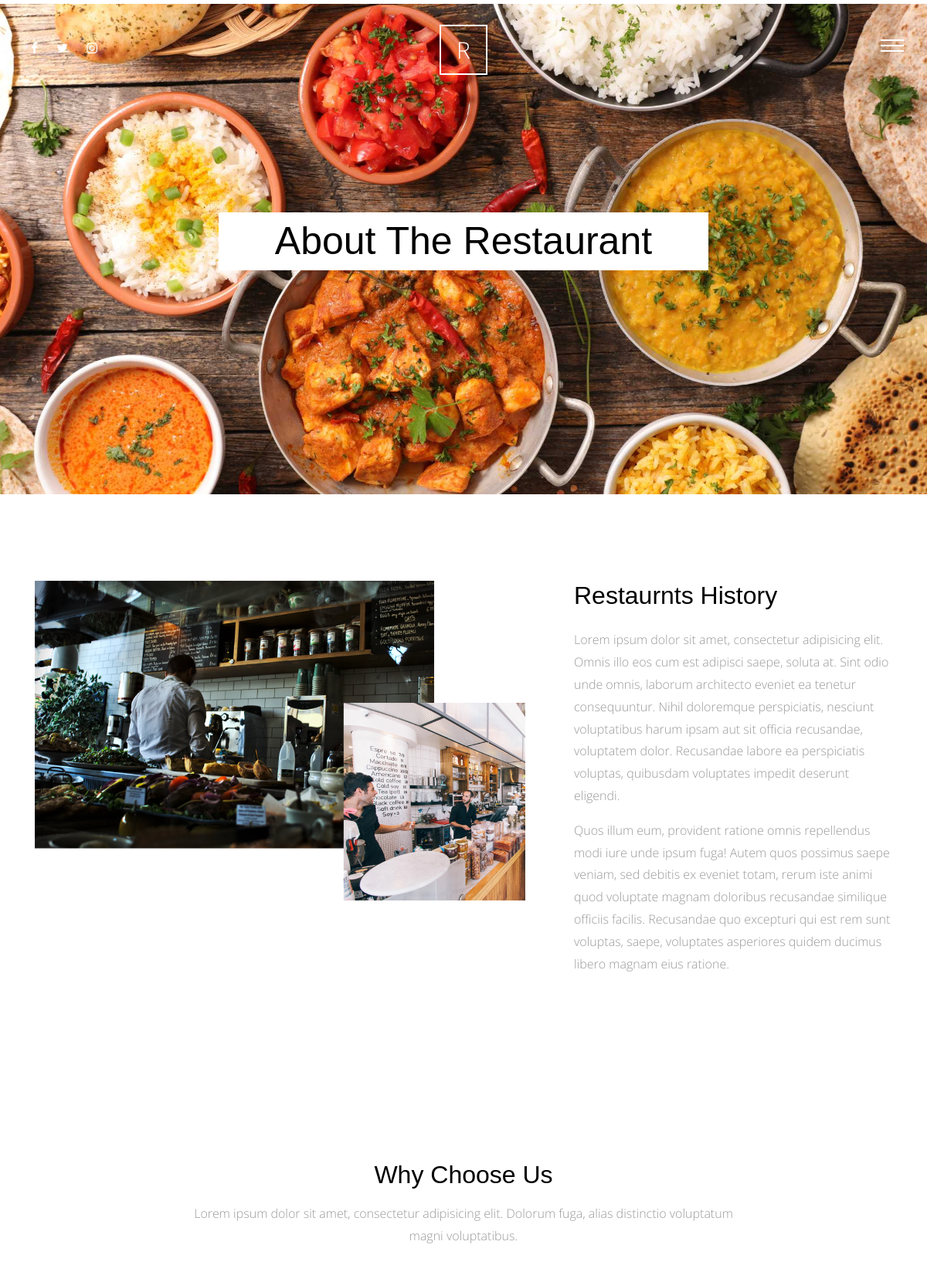
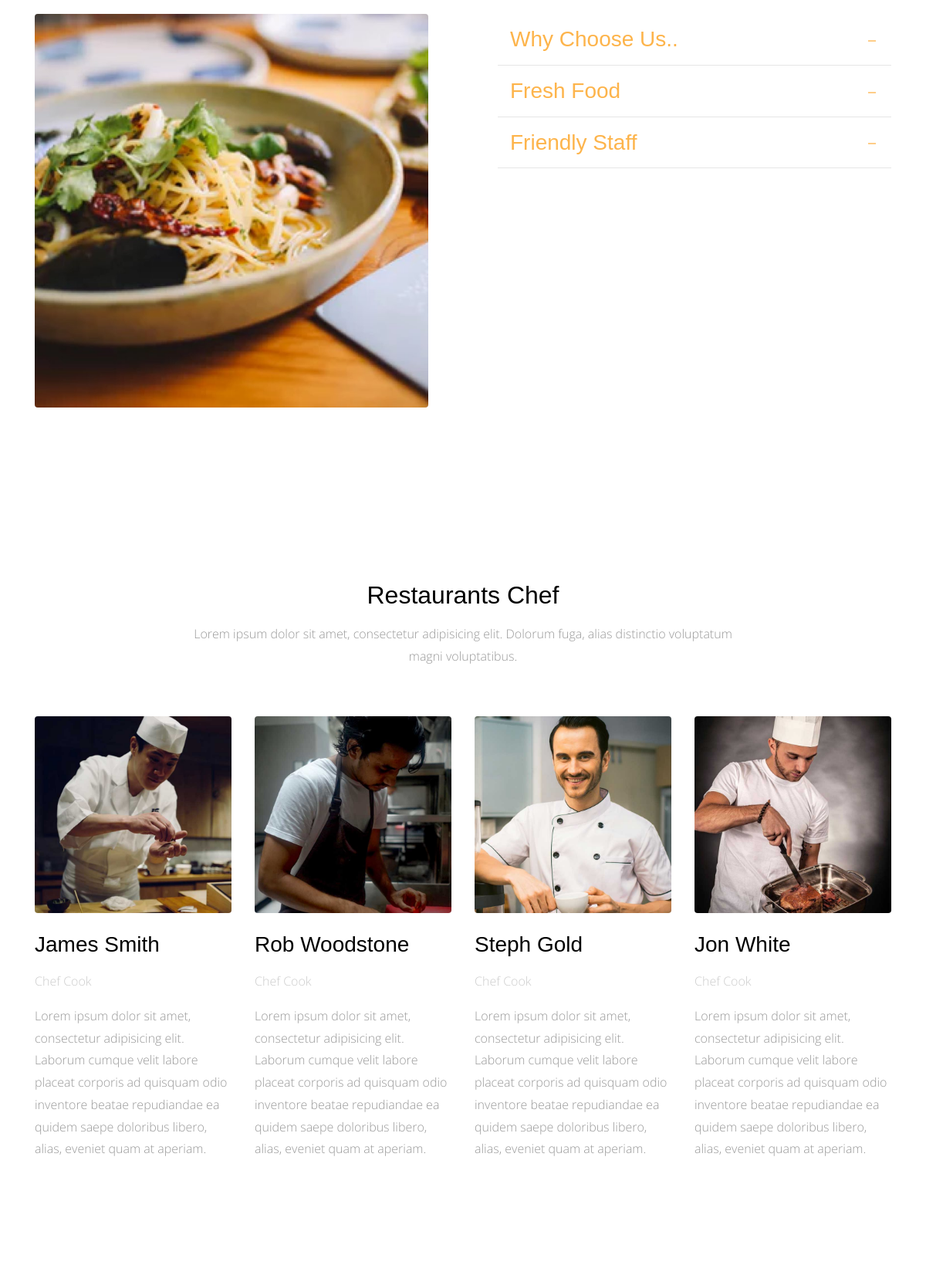
The page /about-us/ (upper part) on the database its author committed (2 pictures, top to bottom).
### aboutus/models.py (models this page shows, shortened)
class Why_Choose_us(models.Model):
    title = models.CharField(max_length=50)
    content = models.TextField()
    class Meta:
        verbose_name = 'Why Choose us'
        verbose_name_plural = 'Why Choose us'

class Chef(models.Model):
    name = models.CharField(max_length=50)
    title = models.CharField(max_length = 50)
    bio = models.TextField()
    image = models.ImageField(upload_to = 'chef/')
    class Meta:
        verbose_name = 'Chef'
        verbose_name_plural = 'Chef'

### aboutus/views.py (the view)
# urls.py: path('', views.Aboutus_list, name='Aboutus_list'),
def Aboutus_list (request):
    about = AboutUs.objects.last()
    why_choose_us = Why_Choose_us.objects.all()
    chef = Chef.objects.all()
    context = {
        'about': about,
        'why_choose_us': why_choose_us,
        'chef': chef,
    }
    return render(request, 'aboutus/about.html', context)

### aboutus/templates/aboutus/about.html (shortened to what this page needs)
{% extends 'base.html' %}
{% load staticfiles %}
{% block body%}
      <div class="main-wrap">
        <div class="cover_1 cover_sm">
          <div class="img_bg" style="background-image: url({% static 'site_static/img/slider-1.jpg' %})" data-stellar-background-ratio="0.5">
            <div class="container">
              <div class="row align-items-center justify-content-center">
                <div class="col-md-7" data-aos="fade-up">
                  <h2 class="heading" style="background-color:white; text-align:center;">About The Restaurant</h2>
                </div>
              </div>
            </div>
          </div>
        </div>
        <div class="section">
          <div class="container">
            <div class="row">
              <div class="col-md-7" data-aos="fade-up">
                <img src="{% static 'site_static/img/about_1.png' %}" alt="Image placeholder" class="img-fluid">
              </div>
              <div class="col-md-5 pl-md-5" data-aos="fade-up" data-aos-delay="200">
                <h2 class="mb-4">Restaurnts History</h2>
                <p>Lorem ipsum dolor sit amet, consectetur adipisicing elit. Omnis illo eos cum est adipisci saepe, soluta at. Sint odio unde omnis, laborum architecto eveniet ea tenetur consequuntur. Nihil doloremque perspiciatis, nesciunt voluptatibus harum ipsam aut sit officia recusandae, voluptatem dolor. Recusandae labore ea perspiciatis voluptas, quibusdam voluptates impedit deserunt eligendi.</p>
                <p>Quos illum eum, provident ratione omnis repellendus modi iure unde ipsum fuga! Autem quos possimus saepe veniam, sed debitis ex eveniet totam, rerum iste animi quod voluptate magnam doloribus recusandae similique officiis facilis. Recusandae quo excepturi qui est rem sunt voluptas, saepe, voluptates asperiores quidem ducimus libero magnam eius ratione.</p>
              </div>
            </div>
          </div>
        </div>
        <div class="section">
          <div class="container">
            <div class="row justify-content-center mb-5" data-aos="fade-up">
              <div class="col-md-8  text-center">
                <h2 class="mb-3">Why Choose Us</h2>
                <p class="lead">Lorem ipsum dolor sit amet, consectetur adipisicing elit. Dolorum fuga, alias distinctio voluptatum magni voluptatibus.</p>
              </div>
            </div>
            <div class="row large-gutters">
              <div class="col-md-6"  data-aos="fade-up" data-aos-delay="200">
                <img src="{% static 'site_static/img/img_2.jpg' %}" alt="Image placeholder" class="img-fluid rounded">
              </div>
              <div class="col-md-6" data-aos="fade-up" data-aos-delay="300">
                <div class="accordion" id="accordion">
                  {% for accordion in why_choose_us %}
                  <div class="accordion-item">
                    <h3 class="mb-0">
                      <a class="btn-block p-3" data-toggle="collapse" href="#collapse{{accordion.id}}" role="button" aria-expanded="true" aria-controls="collapseOne">{{accordion.title}}</a>
                    </h3>
                  </div>
                  {% endfor %}
                </div>
              </div>
            </div>
          </div>
        </div>
        <div class="section">
          <div class="container">
            <div class="row justify-content-center mb-5" data-aos="fade-up">
              <div class="col-md-8  text-center">
                <h2 class="mb-3">Restaurants Chef</h2>
                <p class="lead">Lorem ipsum dolor sit amet, consectetur adipisicing elit. Dolorum fuga, alias distinctio voluptatum magni voluptatibus.</p>
              </div>
            </div>
            <div class="row">
              {% for chefs in chef %}
              <div class="col-md-3" data-aos="fade-up" data-aos-delay="100">
                <img src="{{ chefs.image.url }}" alt="Image placeholder" class="img-fluid mb-4 rounded">
                <h3 class="mb-3">{{chefs.name}}</h3>
                <p class="post-meta text-muted">{{chefs.title}}</p>
                <p class="mb-5">{{chefs.bio}}</p>
              </div>
              {% endfor %}
            </div>
          </div>
        </div>
      </div>
      {% endblock body %}

### static/site_static/css/style.css (style rules this page uses)
html { overflow-x: hidden; }
body { background: #fff; font-family: "Open Sans", cursive; font-size: 16px; line-height: 1.8; font-weight: 300; color: #999999; }
a { -webkit-transition: .3s all ease; -o-transition: .3s all ease; transition: .3s all ease; text-decoration: none; }
h1, h2, h3, h4, h5 { color: #000; font-family: "Playfair Display", Arial, sans-serif; }
h1 a, h2 a, h3 a, h4 a, h5 a { color: #000; }
.lead { font-size: 16px; }
.section { padding: 7em 0; }
.text-muted { color: #cccccc !important; }
.cover_1 { position: relative; }
.cover_1 .img_bg { background-repeat: no-repeat; background-size: cover !important; background-position: center center; }
.cover_1 .img_bg, .cover_1 .img_bg > .container > .row { min-height: 700px; height: 100vh; }
.cover_1.cover_sm .img_bg, .cover_1.cover_sm .img_bg > .container > .row { min-height: 600px; height: 80vh; }
@media (min-width: 768px) { .cover_1 .heading { font-size: 50px; line-height: 1.5; } }
.large-gutters { margin-right: -45px; margin-left: -45px; }
.large-gutters > [class*="col-"] { padding-right: 45px; padding-left: 45px; }
.accordion .btn-block { position: relative; border-bottom: 1px solid #e6e6e6; }
.accordion .btn-block[aria-expanded="true"] { color: #fdb44b; }

### rows shown on the page
Why_Choose_us: title "Why Choose Us.."
Why_Choose_us: title "Fresh Food"
Why_Choose_us: title "Friendly Staff"
Chef: image (picture), name "James Smith", title "Chef Cook", bio "Lorem ipsum dolor sit amet, consectetur adipisicing elit. Laborum cumque velit labore placeat corporis ad quisquam odio inventore beatae repudiandae ea quidem saepe doloribus libero, alias, eveniet quam at aperiam."
Chef: image (picture), name "Rob Woodstone", title "Chef Cook", bio "Lorem ipsum dolor sit amet, consectetur adipisicing elit. Laborum cumque velit labore placeat corporis ad quisquam odio inventore beatae repudiandae ea quidem saepe doloribus libero, alias, eveniet quam at aperiam."
Chef: image (picture), name "Steph Gold", title "Chef Cook", bio "Lorem ipsum dolor sit amet, consectetur adipisicing elit. Laborum cumque velit labore placeat corporis ad quisquam odio inventore beatae repudiandae ea quidem saepe doloribus libero, alias, eveniet quam at aperiam."
Chef: image (picture), name "Jon White", title "Chef Cook", bio "Lorem ipsum dolor sit amet, consectetur adipisicing elit. Laborum cumque velit labore placeat corporis ad quisquam odio inventore beatae repudiandae ea quidem saepe doloribus libero, alias, eveniet quam at aperiam."
